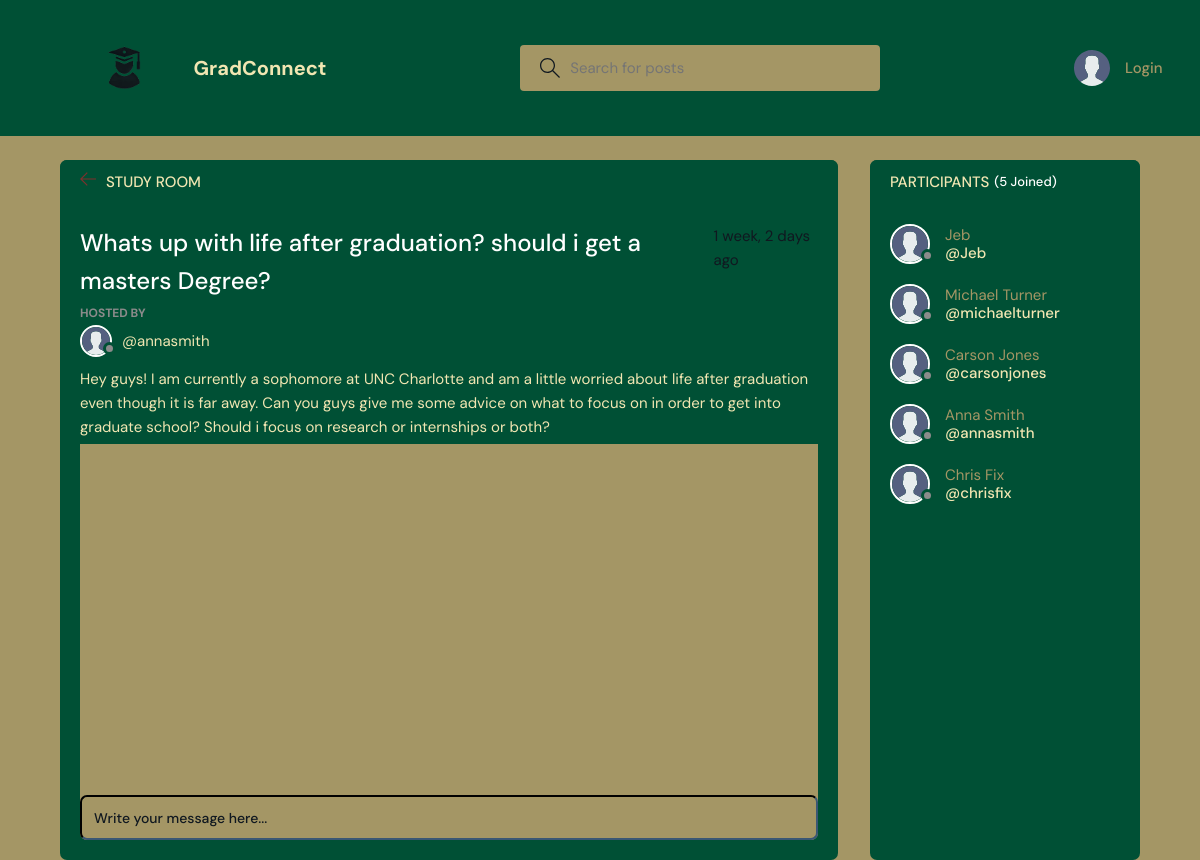
Page /room/26/ on the committed database.
### base/models.py (models this page shows, shortened)
class Room(models.Model):
    host = models.ForeignKey(User, on_delete=models.SET_NULL, null=True)
    topic = models.ForeignKey(Topic, on_delete=models.SET_NULL, null=True)
    name = models.CharField(max_length=200)
    description = models.TextField(null=True, blank=True)
    participants = models.ManyToManyField(
        User, related_name='participants', blank=True)
    updated = models.DateTimeField(auto_now=True)
    created = models.DateTimeField(auto_now_add=True)
    class Meta:
        ordering = ['-updated', '-created']

class User(AbstractUser):
    name = models.CharField(max_length=200, null=True)
    email = models.EmailField(unique=True, null=True)
    bio = models.TextField(null=True)
    skills = models.ManyToManyField(Skill, related_name="users", blank=True)
    avatar = models.ImageField(null=True, default="avatar.svg")
    USERNAME_FIELD = 'email'
    REQUIRED_FIELDS = ['username']

### base/views.py (the view, shortened to what this page needs)
# urls.py: path('room/<str:pk>/', views.room, name="room"),
def room(request, pk):
    room = Room.objects.get(id=pk)
    room_messages = room.message_set.all()
    participants = room.participants.all()
    description = room.description
    context = {'room': room,'description': description, 'room_messages': room_messages,
               'participants': participants}
    return render(request, 'base/room.html', context)

### base/models.py (called while the page is built)
    def __str__(self):
        return self.name

### base/templates/base/room.html (shortened to what this page needs)
{% extends 'main.html' %}
{% block content %}
<main class="profile-page layout layout--2">
  <div class="container">
    <div class="room">
      <div class="room__top">
        <div class="room__topLeft">
          <a href="{% url 'home' %}">
            <svg version="1.1" xmlns="http://www.w3.org/2000/svg" width="32" height="32" viewBox="0 0 32 32">
              <title>arrow-left</title>
              <path
                d="M13.723 2.286l-13.723 13.714 13.719 13.714 1.616-1.611-10.96-10.96h27.625v-2.286h-27.625l10.965-10.965-1.616-1.607z">
              </path>
            </svg>
          </a>
          <h3>Study Room</h3>
        </div>
      </div>
      <div class="room__box scroll">
        <div class="room__header scroll">
          <div class="room__info">
            <h3>{{room.name}}</h3>
            <span>{{room.created|timesince}} ago</span>
          </div>
          <div class="room__hosted">
            <p>Hosted By</p>
            <a href="{% url 'user-profile' room.host.id %}" class="room__author">
              <div class="avatar avatar--small">
                <img src="{{room.host.avatar.url}}" />
              </div>
              <span>@{{room.host.username}}</span>
            </a>
          </div>
          <div class="room__details">
            {{room.description}}
          </div>
        </div>
        <div class="room__conversation">
          <div class="threads scroll">
          </div>
        </div>
      </div>
      <div class="room__message">
        <form action="" method="POST">
          <input name="body" placeholder="Write your message here..." />
        </form>
      </div>
    </div>
    <div class="participants">
      <h3 class="participants__top">Participants <span>({{participants.count}} Joined)</span></h3>
      <div class="participants__list scroll">
        {% for user in participants %}
        <a href="{%  url 'user-profile' user.id %}" class="participant">
          <div class="avatar avatar--medium">
            <img src="{{user.avatar.url}}" />
          </div>
          <p>
            {{user.name}}
            <span>@{{user.username}}</span>
          </p>
        </a>
        {% endfor %}
      </div>
    </div>
  </div>
</main>
{% endblock content %}

### rows in the picture
Room: name "Whats up with life after graduation? should i get a masters Degree?", created "1 week, 2 days", host.avatar (placeholder picture), host.username "annasmith", description "Hey guys! I am currently a sophomore at UNC Charlotte and am a little worried about life after graduation even though it is far away. Can you guys give me some advice on what to focus on in order to get into graduate school? Should i focus on research or internships or both?"
User: avatar (placeholder picture), name "Jeb", username "Jeb"
User: avatar (placeholder picture), name "Michael Turner", username "michaelturner"
User: avatar (placeholder picture), name "Carson Jones", username "carsonjones"
User: avatar (placeholder picture), name "Anna Smith", username "annasmith"
User: avatar (placeholder picture), name "Chris Fix", username "chrisfix"

### other values in the picture
{{ participants.count }} "5"
